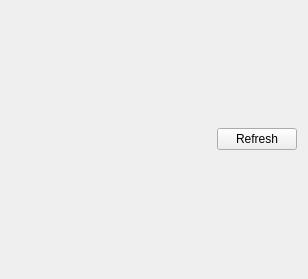
<?xml version="1.0" encoding="UTF-8"?>
<ui version="4.0">
 <class>MainWindow</class>
 <widget class="QMainWindow" name="MainWindow">
  <property name="geometry">
   <rect>
    <x>0</x>
    <y>0</y>
    <width>308</width>
    <height>279</height>
   </rect>
  </property>
  <property name="windowTitle">
   <string>MainWindow</string>
  </property>
  <widget class="QWidget" name="centralWidget">
   <layout class="QVBoxLayout" name="verticalLayout">
    <item>
     <layout class="QHBoxLayout" name="horizontalLayout">
      <item>
       <spacer name="horizontalSpacer">
        <property name="orientation">
         <enum>Qt::Horizontal</enum>
        </property>
        <property name="sizeHint" stdset="0">
         <size>
          <width>40</width>
          <height>20</height>
         </size>
        </property>
       </spacer>
      </item>
      <item>
       <widget class="QPushButton" name="refreshButton">
        <property name="text">
         <string>Refresh</string>
        </property>
       </widget>
      </item>
     </layout>
    </item>
   </layout>
  </widget>
 </widget>
 <layoutdefault spacing="6" margin="11"/>
 <resources/>
 <connections/>
</ui>
